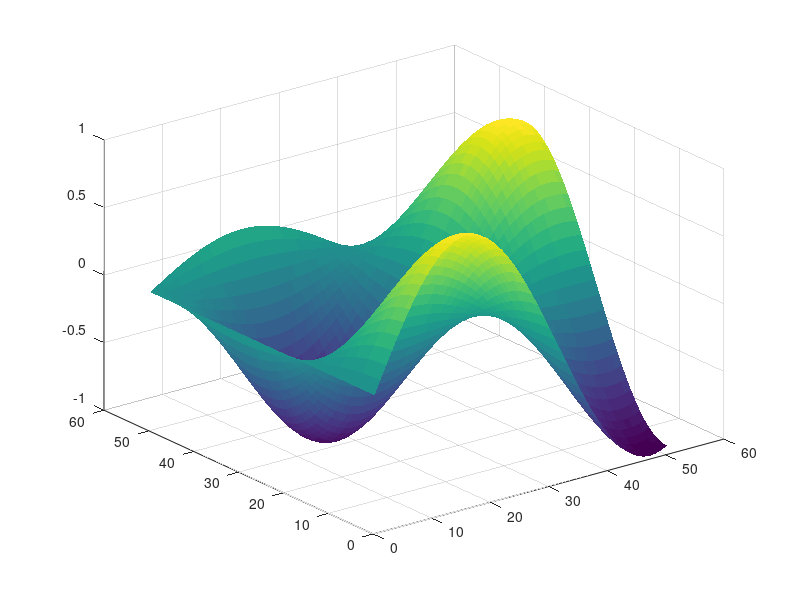

Here is the MATLAB script that generated this plot:
%surfaces
%input of x,y
[x,y]=meshgrid(0:0.1:5);
z=sin(x).*cos(y);
%surface
%shadding faceted
%title('Fasceted shading')
surf(z)
shading flat
